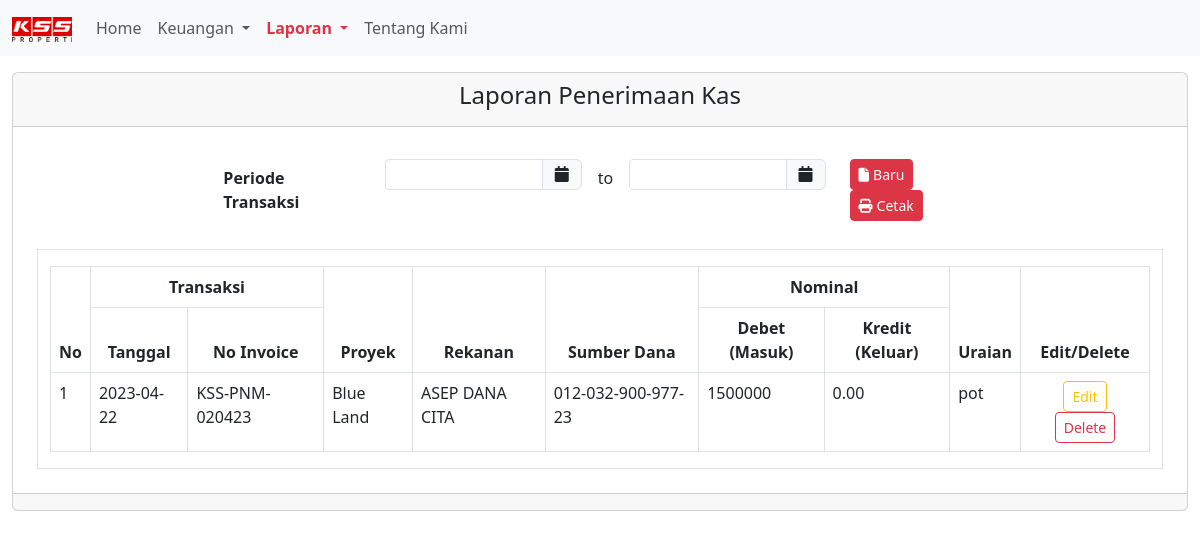
/laporan-penerimaan.php, run on an earlier commit of the app's database.
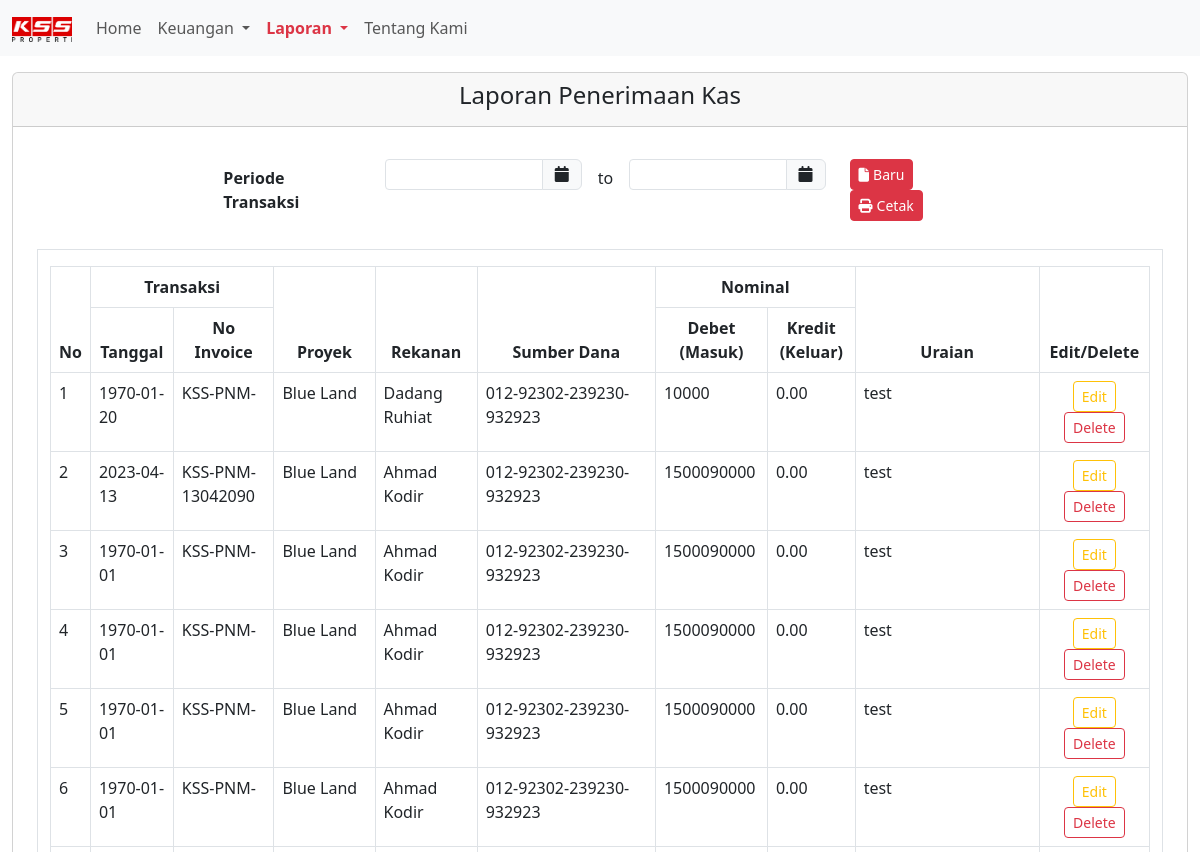
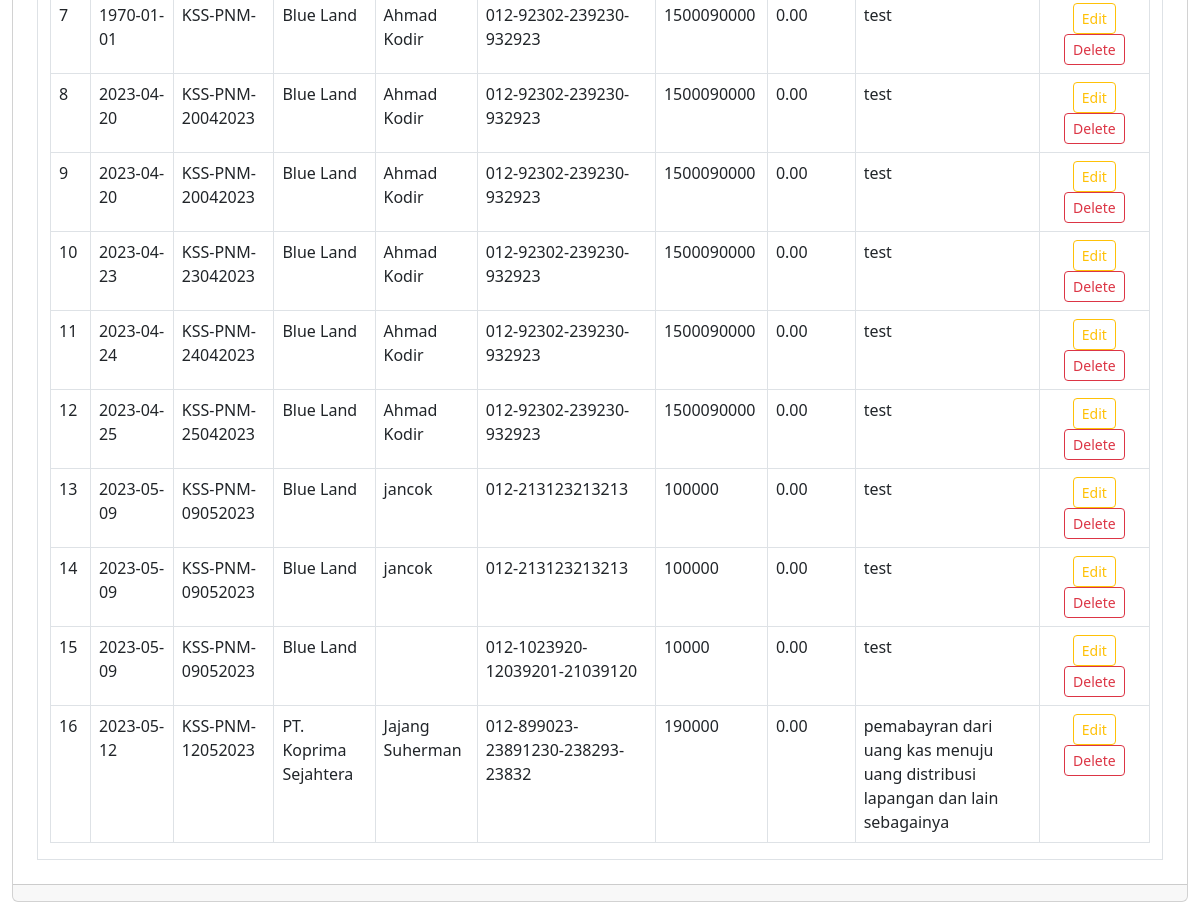
And on a later commit of the database (2 pictures, top to bottom).
### tables this page shows
CREATE TABLE `penerimaan_kas` (
  `id_penerimaan` int NOT NULL,
  `payment` varchar(255) NOT NULL,
  `no_invoice` varchar(255) NOT NULL,
  `tanggal` date NOT NULL,
  `caraBayar` varchar(255) NOT NULL,
  `kodeBank` varchar(255) NOT NULL,
  `noRekening` varchar(255) NOT NULL,
  `noGiro` varchar(255) NOT NULL,
  `kode_diterima` varchar(255) NOT NULL,
  `nama_diterima` varchar(255) NOT NULL,
  `proyek` varchar(255) NOT NULL,
  `kode_proyek` varchar(255) NOT NULL,
  `nilai_penerimaan` int NOT NULL,
  `ppn` int NOT NULL,
  `materai` int NOT NULL,
  `total_pnrm` int NOT NULL,
  `pot_pph` int DEFAULT NULL,
  `pot_lain` int NOT NULL,
  `total_bayar` int NOT NULL,
  `uraian` varchar(255) NOT NULL
);

CREATE TABLE `proyek` (
  `id` int NOT NULL,
  `nama` varchar(255) NOT NULL
);

### function.php (called while the page is built, shortened)
<?php
require "koneksi.php";
function query($query)
{
    global $conn;
    $result = mysqli_query($conn, $query);
    $rows = [];
    while ($row = mysqli_fetch_assoc($result)) {
        $rows[] = $row;
    }
    return $rows;
}

### laporan-penerimaan.php (the view, shortened to what the changed rows need)
<?php
require "function.php";
$penerimaan = query("SELECT * FROM penerimaan_kas LEFT JOIN proyek ON penerimaan_kas.proyek = proyek.id");
?>
<!DOCTYPE html>
<html lang="en">
<head>
  <link rel="stylesheet" href="./src/style/global.css" />
  <link rel="stylesheet" href="./src/bootstrap/bootstrap.min.css" />
  <link rel="stylesheet" href="./src/style/all.min.css" />
  <link rel="stylesheet" href="//code.jquery.com/ui/1.13.2/themes/base/jquery-ui.css">
</head>
<body>
  <section class="form-laporan-penerimaan">
    <div class="container-fluid">
      <div class="card">
        <div class="col-12 mt-1">
          <div class="container-fluid p-2">
            <div class="container-fluid border border-1">
              <div class="col-12 mt-3">
                <table class="table table-bordered">
                  <thead>
                    <tr class="text-center">
                      <th scope="col" rowspan="2">No</th>
                      <th scope="col" colspan="2">Transaksi</th>
                      <th scope="col" rowspan="2">Proyek</th>
                      <th scope="col" rowspan="2"> Rekanan </th>
                      <th scope="col" rowspan="2">Sumber Dana</th>
                      <th scope="col" colspan="2">Nominal</th>
                      <th scope="col" rowspan="2">Uraian</th>
                      <th scope="col" rowspan="2">Edit/Delete</th>
                    </tr>
                    <tr class="text-center">
                      <th> Tanggal </th>
                      <th> No Invoice </th>
                      <th>Debet (Masuk)</th>
                      <th>Kredit (Keluar)</th>
                    </tr>
                  </thead>
                  <tbody>
                    <tr>
                      <?php $i = 1; ?>
                      <?php foreach ($penerimaan as $row) : ?>
                        <td><?= $i ?></td>
                        <td><?= $row['tanggal'] ?></td>
                        <td><?= $row['no_invoice'] ?></td>
                        <td><?= $row['nama'] ?></td>
                        <td><?= $row['nama_diterima'] ?></td>
                        <td> <?= $row['kodeBank'] ?>-<?= $row['noRekening'] ?></td>
                        <td><?= $row['total_bayar'] ?></td>
                        <td> 0.00 </td>
                        <td><?= $row['uraian'] ?></td>
                        <td class="text-center">
                          <a type="button" id="tombolUbah" class="btn btn-outline-warning btn-sm" data-bs-toggle="modal" data-bs-target="#ubahModal" data-id_penerimaan="<?= $row['id_penerimaan'] ?>" data-tanggal="<?= $row['tanggal'] ?>" data-no_invoice="<?= $row['no_invoice'] ?>" data-nama="<?= $row['nama'] ?>" data-nama_diterima="<?= $row['nama_diterima'] ?>" data-no_rekening="<?= $row['noRekening'] ?>" data-total_bayar="<?= $row['total_bayar'] ?>" data-uraian="<?= $row['uraian'] ?>">
                            Edit
                          </a>
                          <a href="delete.php?id_penerimaan=<?= $row['id_penerimaan'] ?>" onclick="return confirm('Apakah anda yakin ingin menghapus data ini?')">
                            <button class="btn btn-outline-danger mx-1 btn-sm">Delete</button>
                          </a>
                        </td>
                    </tr>
                    <?php $i++; ?>
                  <?php endforeach; ?>
                  </tbody>
                </table>
              </div>
            </div>
          </div>
        </div>
      </div>
    </div>
  </section>
</body>
</html>

What changed in the data, as far as the page shows it:
removed penerimaan_kas: tanggal "2023-04-22", no_invoice "KSS-PNM-020423", proyek.nama "Blue Land", nama_diterima "ASEP DANA CITA", kodeBank "012", noRekening "032-900-977-23", total_bayar "1500000", uraian "pot"
added penerimaan_kas: tanggal "1970-01-20", no_invoice "KSS-PNM-", proyek.nama "Blue Land", nama_diterima "Dadang Ruhiat", kodeBank "012", noRekening "92302-239230-932923", total_bayar "10000", uraian "test"
added penerimaan_kas: tanggal "2023-04-13", no_invoice "KSS-PNM-13042090", proyek.nama "Blue Land", nama_diterima "Ahmad Kodir", kodeBank "012", noRekening "92302-239230-932923", total_bayar "1500090000", uraian "test"
added penerimaan_kas: tanggal "1970-01-01", no_invoice "KSS-PNM-", proyek.nama "Blue Land", nama_diterima "Ahmad Kodir", kodeBank "012", noRekening "92302-239230-932923", total_bayar "1500090000", uraian "test"
added penerimaan_kas: tanggal "1970-01-01", no_invoice "KSS-PNM-", proyek.nama "Blue Land", nama_diterima "Ahmad Kodir", kodeBank "012", noRekening "92302-239230-932923", total_bayar "1500090000", uraian "test"
added penerimaan_kas: tanggal "1970-01-01", no_invoice "KSS-PNM-", proyek.nama "Blue Land", nama_diterima "Ahmad Kodir", kodeBank "012", noRekening "92302-239230-932923", total_bayar "1500090000", uraian "test"
added penerimaan_kas: tanggal "1970-01-01", no_invoice "KSS-PNM-", proyek.nama "Blue Land", nama_diterima "Ahmad Kodir", kodeBank "012", noRekening "92302-239230-932923", total_bayar "1500090000", uraian "test"
added penerimaan_kas: tanggal "1970-01-01", no_invoice "KSS-PNM-", proyek.nama "Blue Land", nama_diterima "Ahmad Kodir", kodeBank "012", noRekening "92302-239230-932923", total_bayar "1500090000", uraian "test"
added penerimaan_kas: tanggal "2023-04-20", no_invoice "KSS-PNM-20042023", proyek.nama "Blue Land", nama_diterima "Ahmad Kodir", kodeBank "012", noRekening "92302-239230-932923", total_bayar "1500090000", uraian "test"
added penerimaan_kas: tanggal "2023-04-20", no_invoice "KSS-PNM-20042023", proyek.nama "Blue Land", nama_diterima "Ahmad Kodir", kodeBank "012", noRekening "92302-239230-932923", total_bayar "1500090000", uraian "test"
added penerimaan_kas: tanggal "2023-04-23", no_invoice "KSS-PNM-23042023", proyek.nama "Blue Land", nama_diterima "Ahmad Kodir", kodeBank "012", noRekening "92302-239230-932923", total_bayar "1500090000", uraian "test"
added penerimaan_kas: tanggal "2023-04-24", no_invoice "KSS-PNM-24042023", proyek.nama "Blue Land", nama_diterima "Ahmad Kodir", kodeBank "012", noRekening "92302-239230-932923", total_bayar "1500090000", uraian "test"
added penerimaan_kas: tanggal "2023-04-25", no_invoice "KSS-PNM-25042023", proyek.nama "Blue Land", nama_diterima "Ahmad Kodir", kodeBank "012", noRekening "92302-239230-932923", total_bayar "1500090000", uraian "test"
added penerimaan_kas: tanggal "2023-05-09", no_invoice "KSS-PNM-09052023", proyek.nama "Blue Land", nama_diterima "jancok", kodeBank "012", noRekening "213123213213", total_bayar "100000", uraian "test"
added penerimaan_kas: tanggal "2023-05-09", no_invoice "KSS-PNM-09052023", proyek.nama "Blue Land", nama_diterima "jancok", kodeBank "012", noRekening "213123213213", total_bayar "100000", uraian "test"
added penerimaan_kas: tanggal "2023-05-09", no_invoice "KSS-PNM-09052023", proyek.nama "Blue Land", kodeBank "012", noRekening "1023920-12039201-21039120", total_bayar "10000", uraian "test"
added penerimaan_kas: tanggal "2023-05-12", no_invoice "KSS-PNM-12052023", proyek.nama "PT. Koprima Sejahtera", nama_diterima "Jajang Suherman", kodeBank "012", noRekening "899023-23891230-238293-23832", total_bayar "190000", uraian "pemabayran dari uang kas menuju uang distribusi lapangan dan lain sebagainya"
